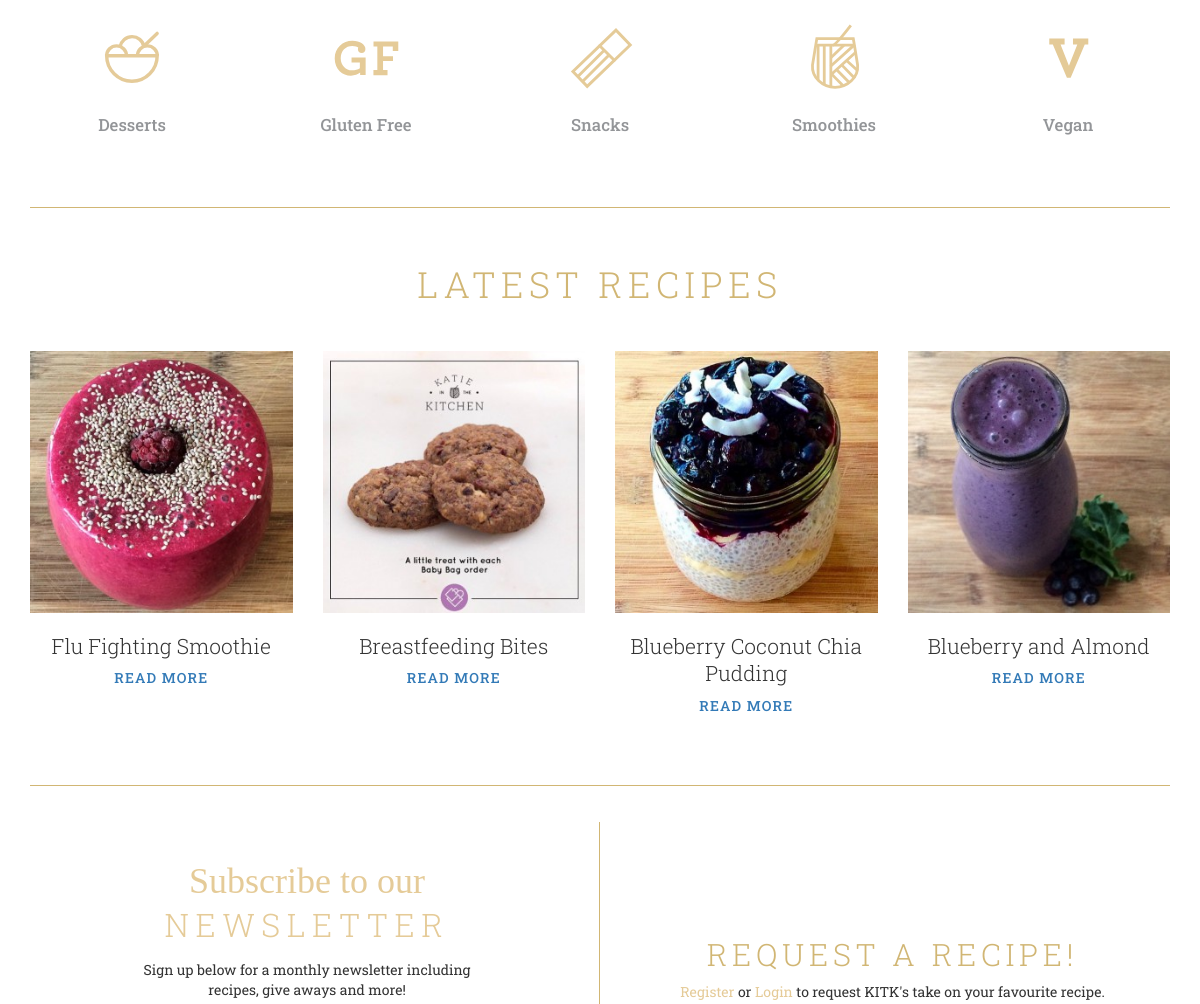
Before: / (middle part) with the older database file.
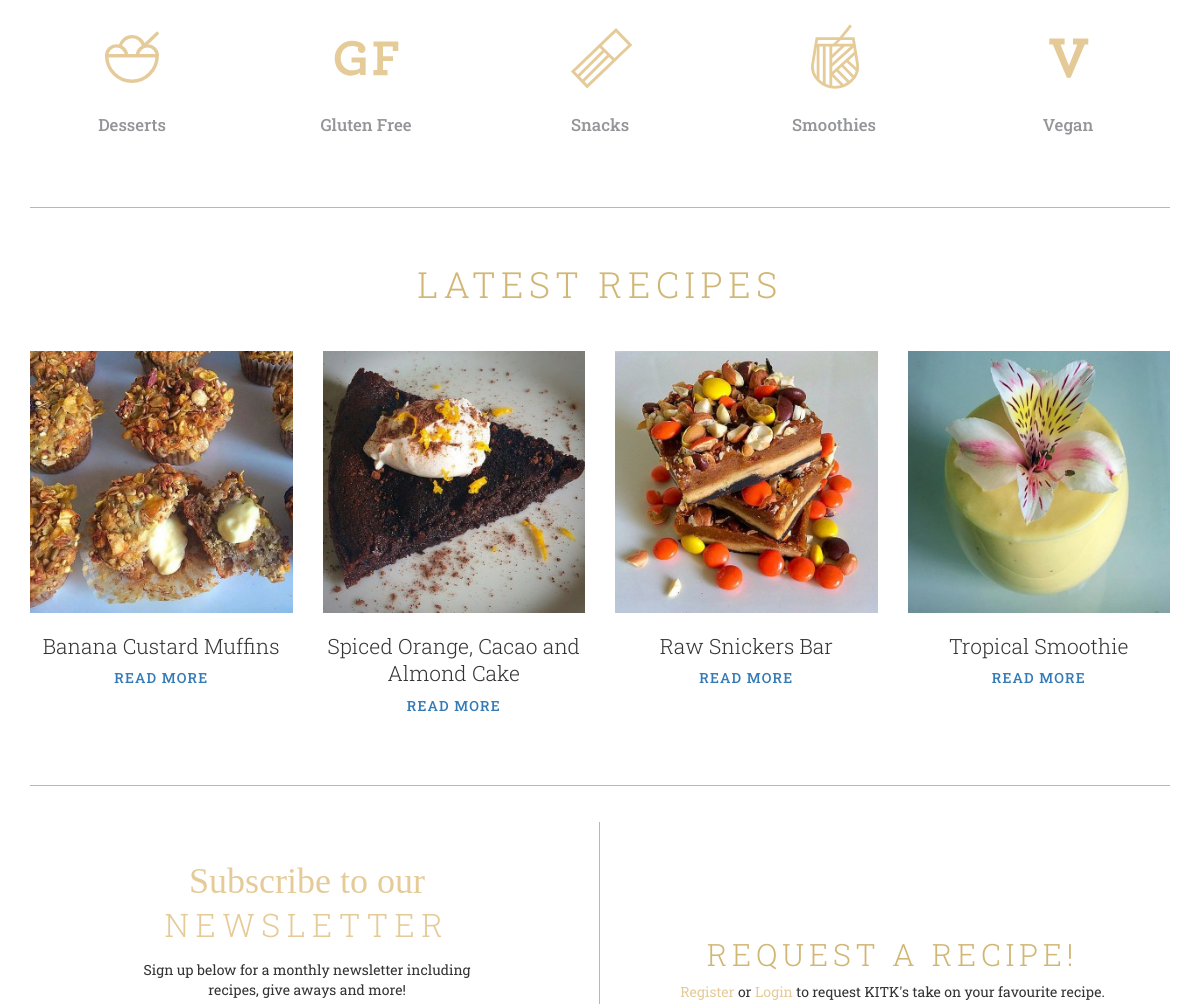
After: the same page with the newer database file.
### tables this page shows
CREATE TABLE IF NOT EXISTS `recipes` (
`id` mediumint(8) unsigned NOT NULL,
  `title` varchar(250) NOT NULL,
  `subtitle` varchar(250) DEFAULT NULL,
  `description` text NOT NULL,
  `ingredients` text NOT NULL,
  `poster` varchar(255) DEFAULT NULL,
  `date_created` timestamp NOT NULL DEFAULT CURRENT_TIMESTAMP ON UPDATE CURRENT_TIMESTAMP,
  `category` varchar(100) NOT NULL
);

### App/Views/HomeView.php (called while the page is built, shortened)
<?php
class HomeView extends TemplateView
{
	public function render()
	{
		extract($this->data);
		var_dump($newsletter);
		include "templates/master.inc.php";
	}
	protected function content()
	{
		extract($this->data);
		include "templates/index.inc.php";
	}
}

### App/Controllers/HomeController.php (called while the page is built, shortened)
<?php
class HomeController extends Controller
{
	public function show()
	{
		$pageNumber = 1;
		$pageSize = 4;
		$recipes = Recipes::all("date_created", false, $pageNumber, $pageSize);
		$view = new HomeView(compact('recipes', 'newsletter', 'pageNumber', 'pageSize'));
		$view->render();
	}
}

### index.php (called while the page is built, shortened)
<?php
require "routes.php";

### App/Models/DatabaseModel.php (called while the page is built, shortened)
<?php
abstract class DatabaseModel
{
	public $data = [];
	protected static $columns = [];
	protected static $fakeColumns = [];
	private static $db;
	protected static function getDatabaseConnection()
	{
		if (! self::$db) {
			$dsn = 'mysql:host=localhost;dbname=kitk;charset=utf8';
			self::$db = new PDO($dsn, 'root', '');
		self::$db->setAttribute(PDO::ATTR_ERRMODE, PDO::ERRMODE_EXCEPTION);
		self::$db->setAttribute(PDO::ATTR_EMULATE_PREPARES, false);
		}
		return self::$db;
	}
	public static function all($sortcolumn = "", $asc = true, $pageNumber=null, $pageSize=null)
	{
		$models = [];
		$db = static::getDatabaseConnection();
		$query = "SELECT " .implode("," , static::$columns). " FROM " . static::$tableName;
		if($sortcolumn){
			$query .= " ORDER BY " .$sortcolumn;
			if($asc){
				$query .= " ASC";
			} else {
				$query .= " DESC";
			}
		}
		if($pageSize > 0 && $pageNumber > 0) {
			$firstRecord = ($pageSize * $pageNumber) - $pageSize;
			$query .= " LIMIT " .$firstRecord." , ".$pageSize;
		}
		$statement = $db->prepare($query);
		$statement->execute();
		while($record = $statement->fetch(PDO::FETCH_ASSOC))
		{
			$model = new static();
			$model->data = $record;
			array_push($models, $model);
		}
		return $models;
	}
	public function __get($name)
	{
		if (in_array($name, static::$columns) || in_array($name, static::$fakeColumns)) {
           return $this->data[$name];
         }
        throw new UnexpectedValueException("Property '$name' not found in the data variable.");
    }
	public function __set($name, $value)
	{
        $this->data[$name] = $value;
 	}
}

### App/Service/AuthenticationService.php (called while the page is built, shortened)
<?php
class AuthenticationService
{
	private static $currentUser;
	public function check()
	{
		return(static::$currentUser ? true : false);
	}
}

### templates/index.inc.php (the view, shortened to what this page needs)
<div class="container">
<div class="row">
    <div class="icons-home col-md-5ths col-sm-4 col-xs-6">
        <a href="?page=recipes#desserts"><img src="images/dessert-icon.svg" class="img-responsive center-block" onerror="this.src='images/dessert-icon-error.png'">
            <h4>Desserts</h4>
        </a>
    </div>
    <div class="icons-home col-md-5ths col-sm-4 col-xs-6">
       <a href="?page=recipes#glutenfree"><img src="images/glutenfree-icon.svg" class="img-responsive center-block" onerror="this.src='images/glutenfree-icon-error.png'">
            <h4>Gluten Free</h4>
       </a>
    </div>
    <div class="icons-home col-md-5ths col-sm-4 col-xs-6">
       <a href="?page=recipes#snacks"><img src="images/snacks-icon.svg" class="img-responsive center-block" onerror="this.src='images/snacks-icon-error.png'">
            <h4>Snacks</h4>
       </a>
    </div>
    <div class="icons-home col-md-5ths col-sm-4 col-xs-6">
       <a href="?page=recipes#smoothies"><img src="images/smoothies-icon.svg" class="img-responsive center-block" onerror="this.src='images/smoothies-icon-error.png'">
            <h4>Smoothies</h4>
       </a>
    </div>
    <div class="icons-home col-md-5ths col-sm-4 col-xs-6">
       <a href="?page=recipes#vegan"><img src="images/vegan-icon.svg" class="img-responsive center-block" onerror="this.src='images/vegan-icon-error.png'">
            <h4>Vegan</h4>
       </a>
    </div>
</div>
<hr>
<h1 class="heading-center">LATEST RECIPES</h1>
<?php if(count($recipes) > 0): ?>
    <div class="latest-recipes row">
        <?php foreach ($recipes as $recipe): ?>
            <div class="col-md-3 col-sm-6">
                    <img src="./images/poster/300h/<?= $recipe->poster ?>" alt="<?= $recipe->title ?> Recipe" class="img-responsive center-block">
                    <h2><?= $recipe->title; ?></h2>
                     <h4><a href="?page=recipe&amp;id=<?= $recipe->id; ?>">READ MORE</a></h4>
            </div>
        <?php endforeach; ?>
    <?php else: ?>
        <p>Recipe currently unavaliable.</p>
    <?php endif; ?>
    </div>
<hr>
<div class="row container-newsletter">
    <div class="vertical-line col-md-6 col-sm-12 col-xs-12">
        <div class="nl-signup col-centered">
            <h1><span class="nl-heading">Subscribe to our</span> <span>NEWSLETTER</span></h1>
            <p>Sign up below for a monthly newsletter including recipes, give aways and more!</p>
        </div>
    </div>
    <div class="nl-right col-md-6 col-sm-12 col-xs-12">
    <?php if(! static::$auth->check()): ?>
      <h1 class="heading-center">REQUEST A RECIPE!</h1>
      <p><a href="?page=register">Register</a> or <a href="?page=login">Login</a> to request KITK's take on your favourite recipe.</p>
    <?php endif; ?>
    </div>
</div>
</div>

### routes.php (shortened to what this page needs)
<?php
$page = isset($_GET['page']) ? $_GET['page'] : 'home';
try {
	switch ($page) {
	case 'home':
		$controller = new HomeController();
		$controller->show();
		break;
}
} catch (ModelNotFoundException $e)
{
	$controller = new ErrorController();
	$controller->error404();
}

### templates/master.inc.php (shortened to what this page needs)
<!DOCTYPE html>
<html lang="en">
  <head>
    <link rel="stylesheet" href="css/swiper.min.css">
    <link href="css/bootstrap.min.css" rel="stylesheet">
    <link href="css/main.css" rel="stylesheet">
  </head>
  <body>
    <?php $this->content(); ?>
  </body>
</html>

### css/main.css (style rules this page uses)
body { font-family: 'Roboto Slab', serif; }
.icons-home { padding: 3em 0; }
.icons-home img { max-height: 65px; }
.icons-home h4 { text-align: center; color: #939598; padding-top: 1em; font-size: 1.2em; }
.icons-home a { text-decoration: none; }
hr { display: block; height: 1.5px; border-top: 1px solid #D1B674; }
.heading-center { text-align: center; font-weight: 300; letter-spacing: .15em; padding: 1em 0; color: #D1B674; }
.latest-recipes h2 { text-align: center; line-height: 1.3em; font-size: 1.5em; font-weight: 300; }
.latest-recipes h4 { text-align: center; letter-spacing: .08em; font-size: 1em; padding-bottom: 1.5em; }
.latest-recipes { padding-bottom: 1.5em; }
.container-newsletter { padding-top: 1em; }
.col-centered { float: none; margin: 0 auto; }
.nl-signup { max-width: 350px; }
.nl-heading { font-family: 'palm-canyon-drive'; color: #E5CB98; font-size: 1em; letter-spacing: 0; }
.nl-signup > h1 { line-height: 1.2em; text-align: center; }
h1 > span { color: #E5CB98; font-family: 'Roboto Slab'; font-size: .9em; font-weight: 300; letter-spacing: .2em; }
.nl-signup h1 { padding-top: .5em; }
.nl-signup p { text-align: center; margin-bottom: 2em; margin-top: 1em; }
.nl-right > .heading-center { padding-bottom: 0; padding-top: 8vw; font-size: 2.2em; }
.nl-right > p { text-align: center; }
.nl-right p a { color: #E5CB98; }
.col-xs-5ths, .col-sm-5ths, .col-md-5ths, .col-lg-5ths { position: relative; min-height: 1px; padding-right: 10px; padding-left: 10px; }
@media (min-width: 992px) { .col-md-5ths { width: 20%; float: left; } }
@media (min-width: 992px) { .vertical-line { border-right: solid 1.5px #D1B674; padding-bottom: 2em; } }
@media (min-width: 992px) { .icons-home:last-child { border: none; } }

Changed rows visible on the page:
no longer on this page (row edited): recipes: poster (picture), title "Flu Fighting Smoothie"
no longer on this page (row unchanged): recipes: poster (picture), title "Breastfeeding Bites"
no longer on this page (row unchanged): recipes: poster (picture), title "Blueberry Coconut Chia Pudding"
no longer on this page (row unchanged): recipes: poster (picture), title "Blueberry and Almond"
added recipes: poster (picture), title "Banana Custard Muffins"
added recipes: poster (picture), title "Spiced Orange, Cacao and Almond Cake"
added recipes: poster (picture), title "Raw Snickers Bar"
added recipes: poster (picture), title "Tropical Smoothie"
